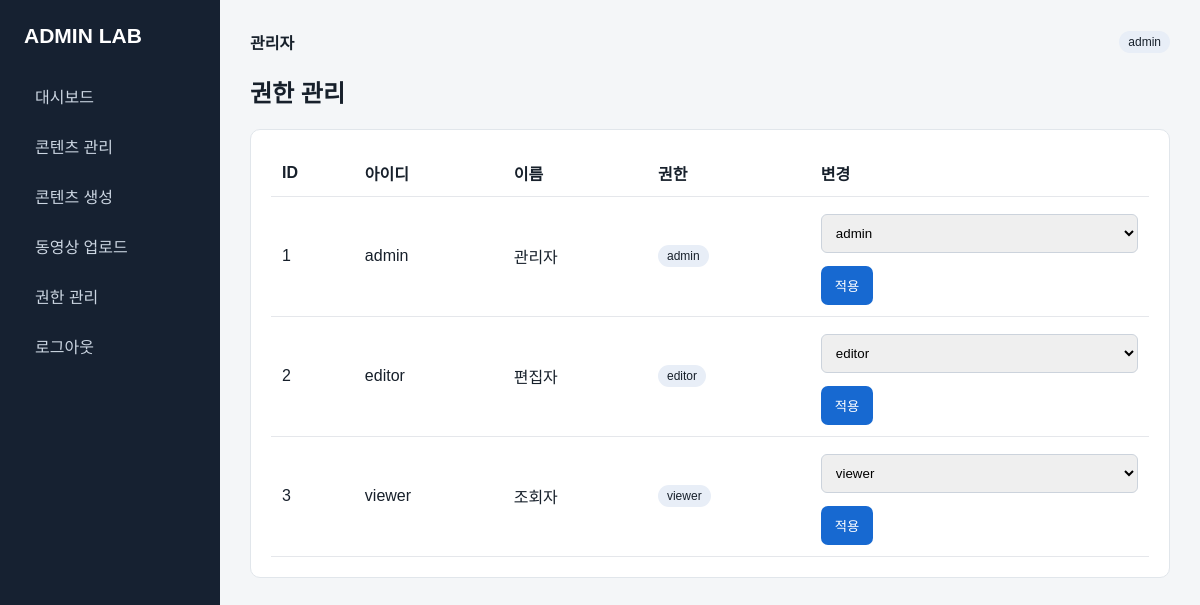
/users.php (signed in), run on the app's committed database.
### tables this page shows
CREATE TABLE IF NOT EXISTS users (
    id INT AUTO_INCREMENT PRIMARY KEY,

    username VARCHAR(50) NOT NULL UNIQUE,

    password VARCHAR(255) NOT NULL,

    name VARCHAR(100) NOT NULL,

    role ENUM('admin', 'editor', 'viewer')
        NOT NULL DEFAULT 'viewer',

    created_at TIMESTAMP
        DEFAULT CURRENT_TIMESTAMP
);

### auth.php (called while the page is built, shortened)
<?php
function e($v){ return htmlspecialchars((string)$v, ENT_QUOTES, 'UTF-8'); }

### users.php (the view, shortened to what this page needs)
<?php require 'header.php';require_role(['admin']);
$rows=$pdo->query('SELECT id,username,name,role,created_at FROM users ORDER BY id')->fetchAll();?>
<h2>권한 관리</h2><div class="card"><table><tr><th>ID</th><th>아이디</th><th>이름</th><th>권한</th><th>변경</th></tr>
<?php foreach($rows as $r):?><tr><td><?=$r['id']?></td><td><?=e($r['username'])?></td><td><?=e($r['name'])?></td><td><span class="tag"><?=e($r['role'])?></span></td><td><form method="post"><input type="hidden" name="id" value="<?=$r['id']?>"><select name="role"><option <?= $r['role']=='admin'?'selected':''?>>admin</option><option <?= $r['role']=='editor'?'selected':''?>>editor</option><option <?= $r['role']=='viewer'?'selected':''?>>viewer</option></select><button>적용</button></form></td></tr><?php endforeach;?>
</table></div><?php require 'footer.php';?>

### style.css (style rules this page uses)
* { box-sizing:border-box }
body { margin:0;background:#f4f6f8;color:#17202b;font-family:Arial,sans-serif }
.card { background:white;border:1px solid #e1e6eb;border-radius:10px;padding:20px;margin-bottom:18px }
table { width:100%;border-collapse:collapse }
th,td { padding:11px;border-bottom:1px solid #e5e7eb;text-align:left }
input,textarea,select { width:100%;padding:10px;border:1px solid #ccd3dc;border-radius:6px;margin:6px 0 13px }
button,.btn { display:inline-block;border:0;border-radius:7px;padding:10px 14px;background:#1769d1;color:#fff;text-decoration:none;cursor:pointer }
.tag { display:inline-block;padding:4px 9px;background:#e8eef7;border-radius:15px;font-size:12px }

### data on the page
users: id "1", username "admin", name "관리자", role "admin"
users: id "2", username "editor", name "편집자", role "editor"
users: id "3", username "viewer", name "조회자", role "viewer"

### other printed values
current_user()['name'] "관리자"
current_user()['role'] "admin"
